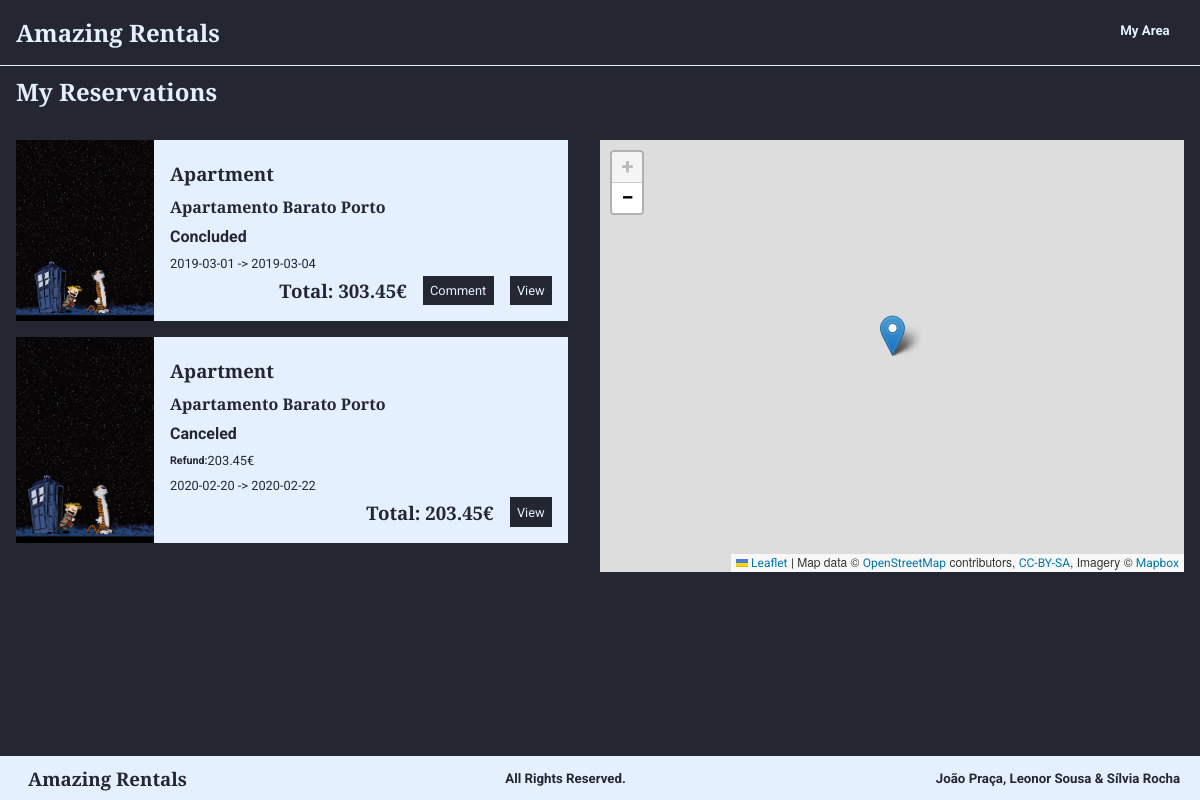
Page /listReservations.php (signed in) on the earlier database version.
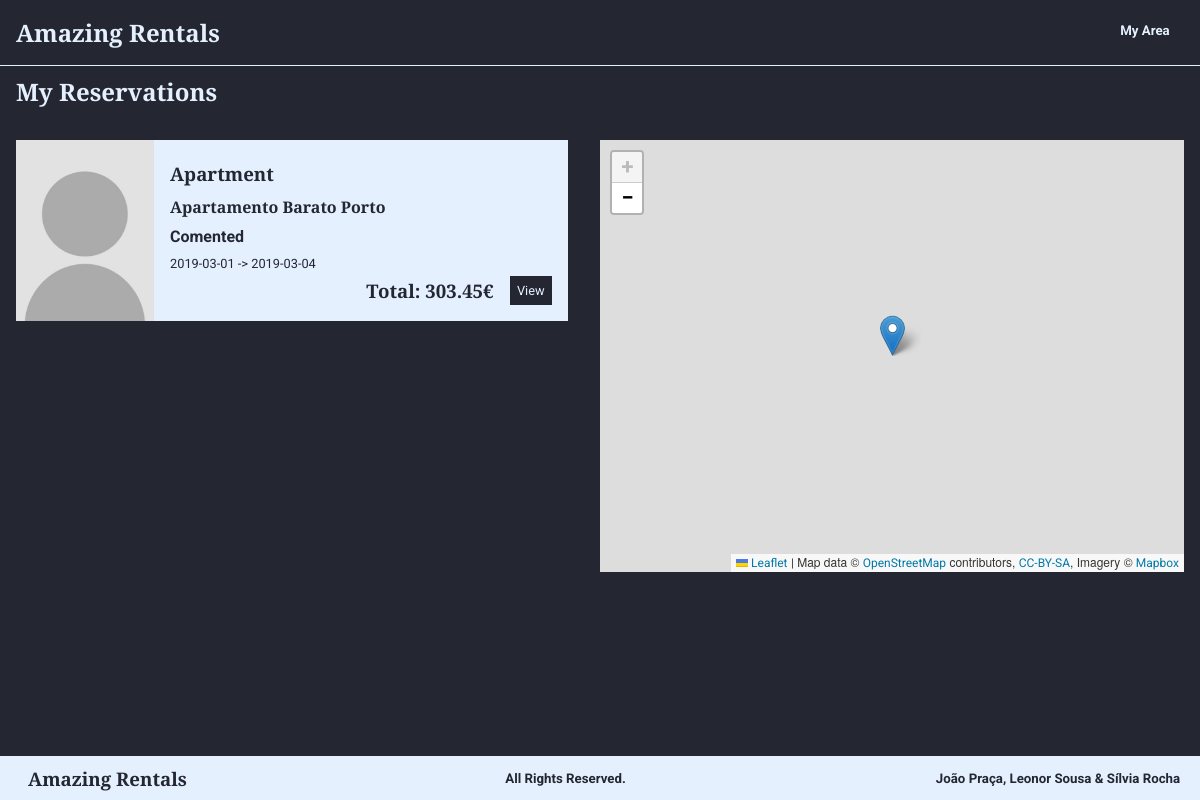
Same page on the later database version.
### tables this page shows
CREATE TABLE Reserva (
    idReserva       INTEGER PRIMARY KEY, 
    dataCheckIn     DATE    NOT NULL,
    dataCheckOut    DATE   NOT NULL,
    numHospedes     INTEGER CHECK (numHospedes > 0), 
    precoTotal      REAL    CHECK (precoTotal > 0), 
    idEstado        INTEGER REFERENCES Estado(idEstado) ON DELETE CASCADE ON UPDATE CASCADE,
    idHabitacao     INTEGER REFERENCES Habitacao(idHabitacao),
    idUtilizador       INTEGER REFERENCES Utilizador(idUtilizador)
);

CREATE TABLE Imagem (
    urlImagem   VARCHAR(20) PRIMARY KEY, 
    legenda TEXT,
    idHabitacao   INTEGER REFERENCES Habitacao(idHabitacao) ON DELETE CASCADE ON UPDATE CASCADE
);

CREATE TABLE Habitacao (
    idHabitacao INTEGER PRIMARY KEY,
    nome        TEXT,
    numQuartos  INTEGER CHECK (numQuartos > 0), 
    maxHospedes INTEGER CHECK (maxHospedes > 0),  
    precoNoite  REAL    CHECK (precoNoite > 0), 
    taxaLimpeza REAL CHECK (taxaLimpeza >= 0), 
    descricao   TEXT,
    latitude    REAL    CHECK(latitude>=-90 and latitude<=90),
    longitude   REAL    CHECK(longitude>=-180 and longitude<=180),
    morada      TEXT,
    idCidade    INTEGER REFERENCES Cidade(idCidade) ON DELETE RESTRICT ON UPDATE RESTRICT, 
    idUtilizador INTEGER REFERENCES Utilizador(idUtilizador) ON DELETE CASCADE ON UPDATE CASCADE,
    idTipo      INTEGER REFERENCES TipoDeHabitacao (idTipo) ON DELETE SET NULL ON UPDATE CASCADE, 
    idPolitica  INTEGER REFERENCES PoliticaDeCancelamento (idPolitica) ON DELETE RESTRICT ON UPDATE CASCADE
);

CREATE TABLE TipoDeHabitacao (
    idTipo  INTEGER PRIMARY KEY,
    nome    VARCHAR(30) UNIQUE NOT NULL
);

CREATE TABLE Estado (
    idEstado    INTEGER PRIMARY KEY,                 
    estado      CHAR(9) UNIQUE NOT NULL
);

CREATE TABLE PoliticaDeCancelamento (
    idPolitica              INTEGER PRIMARY KEY,
    nome                    VARCHAR(25) UNIQUE NOT NULL, 
    descricao               VARCHAR(500) NOT NULL, 
    percentagemReembolso    INTEGER CHECK (percentagemReembolso >= 0 AND percentagemReembolso <= 1)
);

### database/habitations.php (called while the page is built, shortened)
<?php
function getReservationsByClient($user_id){
    global $db;
    $stmt = $db->prepare('SELECT idReserva FROM Reserva WHERE idUtilizador = ?');
    $stmt->execute(array($user_id));
    return $stmt->fetchAll();
}
function getReservationById($id){
    global $db;
    $stmt = $db->prepare('SELECT * FROM Reserva WHERE idReserva = ?');
    $stmt->execute(array($id));
    return $stmt->fetch();
}
function getHabitationById($id){
    global $db;
    $stmt = $db->prepare('SELECT * FROM Habitacao WHERE idHabitacao=?');
    $stmt->execute(array($id));
    return $stmt->fetch();
}
function getNameType($id){
    global $db;
    $stmt = $db->prepare('SELECT nome FROM TipoDeHabitacao WHERE idTipo=?');
    $stmt->execute(array($id));
    return $stmt->fetch();
}
function getPolicy($id){
    global $db;
    $stmt = $db->prepare('SELECT * FROM PoliticaDeCancelamento WHERE idPolitica=?');
    $stmt->execute(array($id));
    return $stmt->fetch();
}
function getHabitationPictures($id){
    global $db;
    $stmt = $db->prepare('SELECT * FROM Imagem WHERE idHabitacao=?');
    $stmt->execute(array($id));
    return $stmt->fetchAll();
}
function getStateName($idState){
    global $db;
    $stmt = $db->prepare('SELECT * FROM Estado WHERE idEstado=?');
    $stmt->execute(array($idState));
    return $stmt->fetch()['estado'];
}
?>

### templates/properties/viewShortReservation.php (the view)
<section class="reservationShort">
    <?php
        include_once("database/connection.php");
        include_once("database/habitations.php");
        $habitation=getHabitationById($reservation['idHabitacao']);
        $pictures=getHabitationPictures($habitation['idHabitacao']);
        if ($pictures != null){
            echo '<img src=' . $pictures[0]['urlImagem'] . ' alt=' . $pictures[0]['legenda'] . '>';
        }
        else{
            echo '<img src="images/ownerPicture.jpg"  alt="Habitation Picture">';
        }
    ?>
    <div class="rightText">
        <h3><?=getNameType($habitation['idTipo'])['nome']?></h3>
        <h1><?=$habitation['nome']?></h1>
        <h4><?=getStateName($reservation['idEstado'])?></h4>
        <?php
            $datetime1 = strtotime($reservation['dataCheckIn'] . ' 00:00:00');
            $datetime2 = strtotime($reservation['dataCheckOut'] . ' 00:00:00');
            $secs = $datetime2 - $datetime1;
            $days = $secs / 86400;
            $total = $habitation['precoNoite']*$days+$habitation['taxaLimpeza'];
            if ($reservation['idEstado']==3){ ?>
                <div class="align-left">
                    <h6>Refund:</h6>
                    <p> <?=getPolicy($habitation['idPolitica'])['percentagemReembolso']*$total?>€</p>
                </div>
        <?php } ?>
        <p><?=$reservation['dataCheckIn']?> -> <?=$reservation['dataCheckOut']?></p>
        <div class="horizontalElements">
            <h3>Total: <?=$total?>€</h3>
            <?php
                $state = $reservation['idEstado'];
                if ($state == 0)
                   include_once("templates/forms/cancel.php");
                else if ($state == 1 && $reservation['idUtilizador']==$_SESSION['user']){
                    echo '<a href="viewProperty.php?id=' . $habitation['idHabitacao'] . '#comment_form" class="submit"><p>Comment</p></a>';
                }
            ?>
            <a href="viewProperty.php?id=<?=$reservation['idHabitacao']?>" class="submit"> <p> View </p> </a>
        </div>
    </div>
</section>

### listReservations.php (shortened to what this page needs)
<?php
  include('database/connection.php');
  include('database/habitations.php');
  include('templates/common/header.php');
  $reservations = getReservationsByClient($_SESSION['user']);
  echo '<h2 class="subtitle">My Reservations</h2>';
  echo '<section class="listPropertiesMap">';
    echo '<aside id="map">';
      include('templates/properties/map.php');
    echo '</aside>';
    echo '<section id="propertiesSection">';
      foreach ($reservations as $reservationId){
        $reservation = getReservationById($reservationId['idReserva']);
        include("templates/properties/viewShortReservation.php");
      }
    echo '</section>';
  echo '</section>';
  include('templates/common/footer.php');
?>

Differences in the rows shown:
removed reserva: imagem.urlImagem (picture), idHabitacao.nome "Apartment", idHabitacao.nome "Apartamento Barato Porto", idEstado.estado "Canceled", idHabitacao+dataCheckOut+dataCheckIn "203.45", dataCheckIn "2020-02-20", dataCheckOut "2020-02-22", total "203.45"
changed reserva "Apartment": idEstado.estado "Concluded" → "Comented"; no longer shows "Comment"
